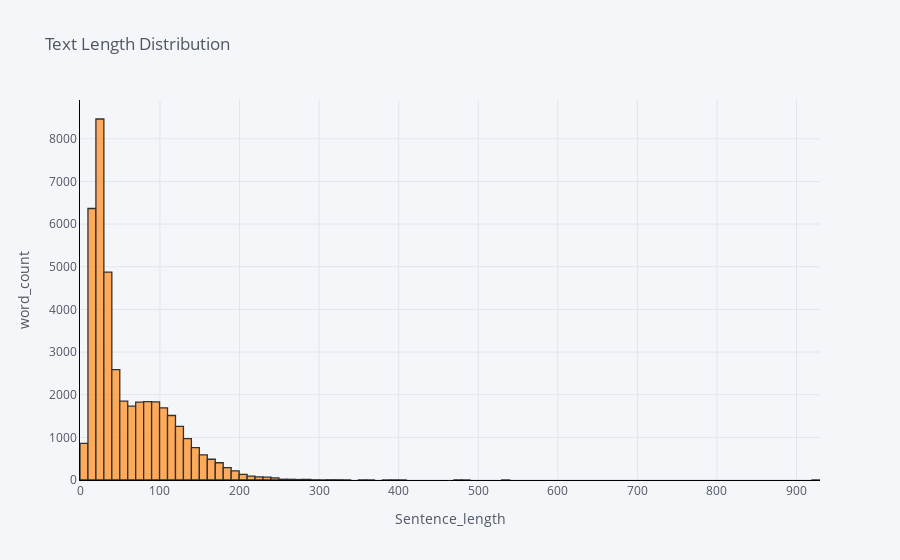

Write notebook code for a chart like this one.
### Code cell
import cufflinks as cf
cf.go_offline()
cf.set_config_file(offline=False, world_readable=True)

df['word_count'].iplot(
    kind='hist',
    bins=100,
    xTitle='Sentence_length',
    linecolor='black',
    yTitle='word_count',
    title='Text Length Distribution')

### Figure 1 — Plotly figure (JSON) as saved in the notebook; plotly's stock layout.template omitted (floating-point values rounded to 4 significant figures; data arrays with more than 128 entries replaced by an {"elided": "..."} marker saying what was removed)
{"data": [{"histfunc": "count", "histnorm": "", "marker": {"color": "rgba(255, 153, 51, 1.0)", "line": {"color": "#000000", "width": 1.3}}, "name": "word_count", "nbinsx": 100, "opacity": 0.8, "orientation": "v", "type": "histogram", "x": {"elided": "40897 int values"}}], "layout": {"barmode": "overlay", "legend": {"bgcolor": "#F5F6F9", "font": {"color": "#4D5663"}}, "paper_bgcolor": "#F5F6F9", "plot_bgcolor": "#F5F6F9", "title": {"font": {"color": "#4D5663"}, "text": "Text Length Distribution"}, "xaxis": {"gridcolor": "#E1E5ED", "linecolor": "black", "showgrid": true, "tickfont": {"color": "#4D5663"}, "title": {"font": {"color": "#4D5663"}, "text": "Sentence_length"}, "zerolinecolor": "#E1E5ED"}, "yaxis": {"gridcolor": "#E1E5ED", "linecolor": "black", "showgrid": true, "tickfont": {"color": "#4D5663"}, "title": {"font": {"color": "#4D5663"}, "text": "word_count"}, "zerolinecolor": "#E1E5ED"}}}
